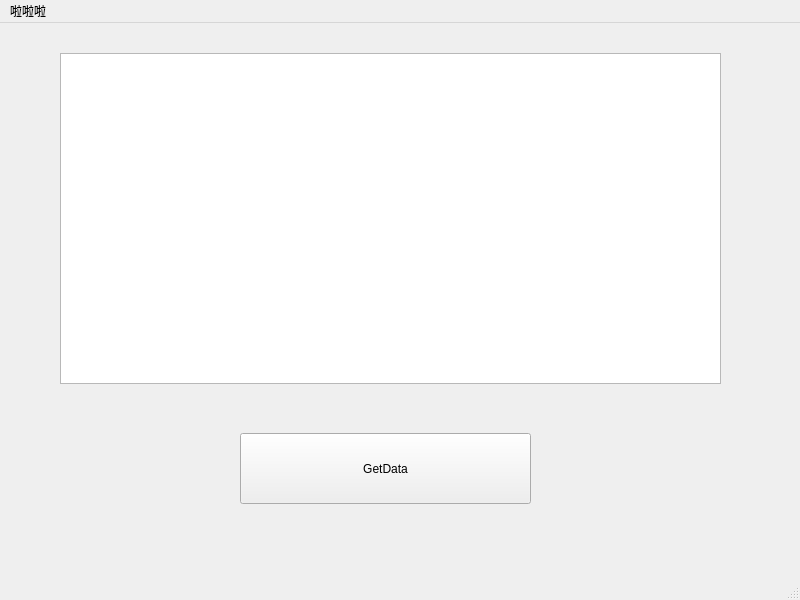
<?xml version="1.0" encoding="UTF-8"?>
<ui version="4.0">
 <class>MainWindow</class>
 <widget class="QMainWindow" name="MainWindow">
  <property name="geometry">
   <rect>
    <x>0</x>
    <y>0</y>
    <width>800</width>
    <height>600</height>
   </rect>
  </property>
  <property name="windowTitle">
   <string>MainWindow</string>
  </property>
  <widget class="QWidget" name="centralwidget">
   <widget class="QPushButton" name="pushButton">
    <property name="geometry">
     <rect>
      <x>240</x>
      <y>410</y>
      <width>291</width>
      <height>71</height>
     </rect>
    </property>
    <property name="mouseTracking">
     <bool>false</bool>
    </property>
    <property name="text">
     <string>GetData</string>
    </property>
    <property name="checkable">
     <bool>false</bool>
    </property>
   </widget>
   <widget class="QTextBrowser" name="textBrowser">
    <property name="geometry">
     <rect>
      <x>60</x>
      <y>30</y>
      <width>661</width>
      <height>331</height>
     </rect>
    </property>
   </widget>
  </widget>
  <widget class="QMenuBar" name="menubar">
   <property name="geometry">
    <rect>
     <x>0</x>
     <y>0</y>
     <width>800</width>
     <height>25</height>
    </rect>
   </property>
   <widget class="QMenu" name="menu">
    <property name="title">
     <string>啦啦啦</string>
    </property>
   </widget>
   <addaction name="menu"/>
  </widget>
  <widget class="QStatusBar" name="statusbar"/>
 </widget>
 <resources/>
 <connections/>
</ui>
